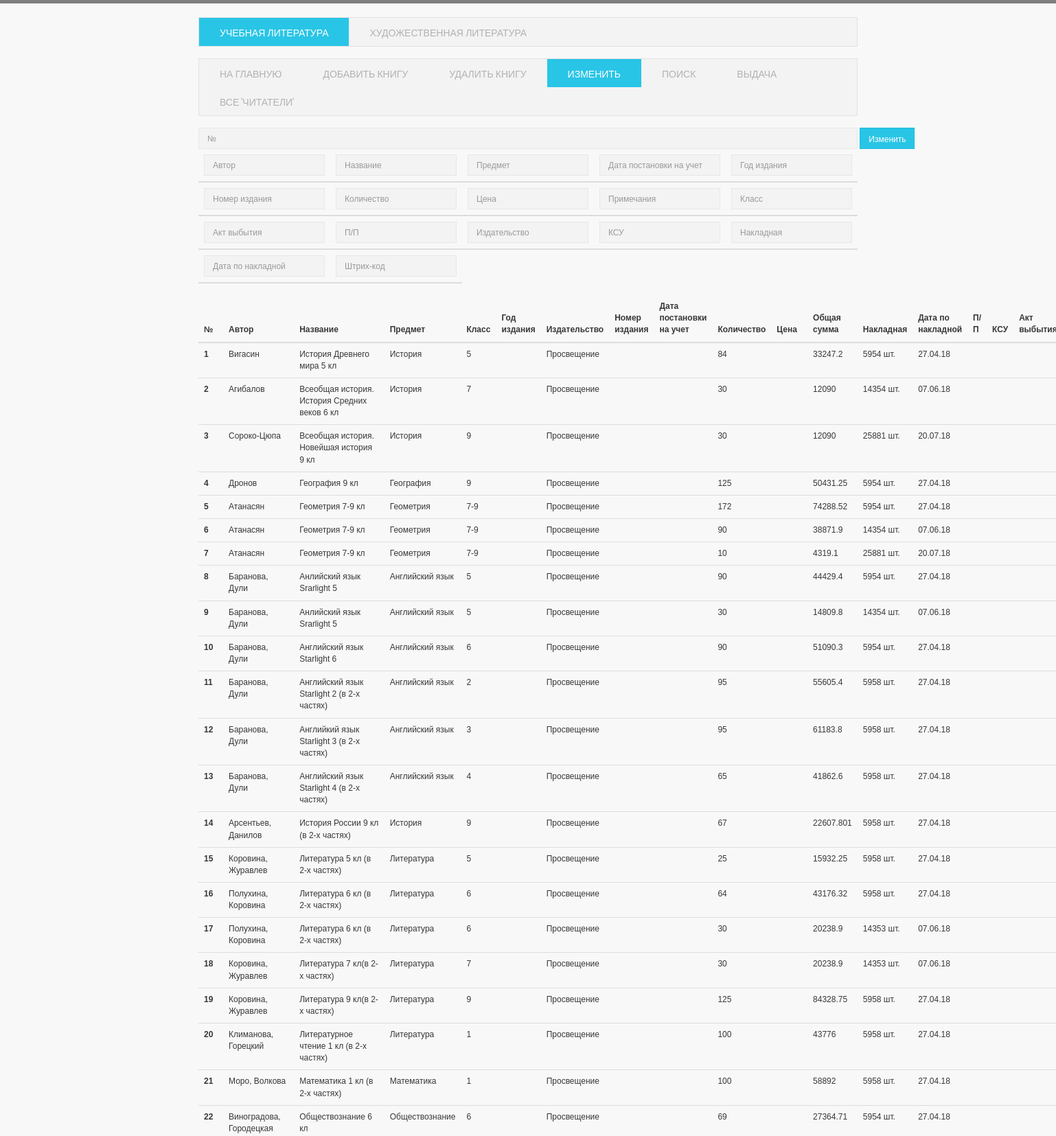
Screenshot of /change (upper part) with the database file from the repository.
### tables this page shows
CREATE TABLE books (id INTEGER PRIMARY KEY UNIQUE, author TEXT, name STRING, subject STRING, date STRING, yeartown STRING, number STRING, quantity INTEGER, price DECIMAL, notes TEXT, clas INTEGER, decomission BOOLEAN, numberinlist STRING, publisher STRING, sum DECIMAL, set_1 STRING, consignment STRING, code INTEGER, datecon STRING);

### app.py (the view)
@app.route("/change", methods=["GET"])
def change():
    global changing, database
    con = sqlite3.connect(database)
    cursoro = con.cursor()
    changing = cursoro.execute('SELECT * FROM books').fetchall()
    con.commit()
    con.close()
    return render_template("change.html", changing=changing, db=database)

### templates/change.html (shortened to what this page needs)
{% extends 'base.html' %}
{% block content %}
<div class="wrapper container">
    <nav class="navbar navbar-default">
        <ul class="nav navbar-nav">
            {% if db == 'BD1.db'%}
            <li><a href="/db_ucheb">Учебная литература</a></li>
            <li class="active"><a href="/db_hudoz">Художественная литература</a></li>
            {% else %}
            <li class="active"><a href="/db_ucheb">Учебная литература</a></li>
            <li><a href="/db_hudoz">Художественная литература</a></li>
            {% endif %}
        </ul>
    </nav>
    <nav class="navbar navbar-default">
        <ul class="nav navbar-nav">
            <li><a href="/index">На главную</a></li>
            <li><a href="/addbook">Добавить книгу</a></li>
            <li><a href="/deletebook">Удалить книгу</a></li>
            <li class="active"><a href="/change">Изменить</a></li>
            <li><a href="/find">Поиск</a></li>
            <li><a href="/giving">Выдача</a></li>
            <li><a href="/all_users">Все 'читатели'</a></li>
        </ul>
    </nav>
    <form name="search" action="/change_it" method="post" class="form-inline form-search pull-right">
        <table class="table table-hover">
            <thead>
            <tr>
                <th><label class="sr-only" for="searchInput0">Автор</label>
                    <input class="form-control" id="searchInput0" type="text" name="author" placeholder="Автор"></th>
                <th><label class="sr-only" for="searchInput1">Название</label>
                    <input class="form-control" id="searchInput1" type="text" name="name" placeholder="Название"></th>
                <th><label class="sr-only" for="searchInput2">Предмет</label>
                    <input class="form-control" id="searchInput2" type="text" name="subject" placeholder="Предмет"></th>
                <th><label class="sr-only" for="searchInput3">Дата постановки на учет</label>
                    <input class="form-control" id="searchInput3" type="text" name="date"
                           placeholder="Дата постановки на учет"></th>
                <th><label class="sr-only" for="searchInput4">Год издания</label>
                    <input class="form-control" id="searchInput4" type="text" name="yeartown" placeholder="Год издания">
                </th>
            </tr>
            <tr>
                <th><label class="sr-only" for="searchInput5">Номер издания</label>
                    <input class="form-control" id="searchInput5" type="text" name="number" placeholder="Номер издания">
                </th>
                <th><label class="sr-only" for="searchInput6">Количество</label>
                    <input class="form-control" id="searchInput6" type="number" name="quantity"
                           placeholder="Количество"></th>
                <th><label class="sr-only" for="searchInput7">Цена</label>
                    <input class="form-control" id="searchInput7" type="text" name="price" placeholder="Цена"></th>
                <th><label class="sr-only" for="searchInput8">Примечания</label>
                    <input class="form-control" id="searchInput8" type="text" name="notes" placeholder="Примечания">
                </th>
                <th><label class="sr-only" for="searchInput9">Класс</label>
                    <input class="form-control" id="searchInput9" type="text" name="clas" placeholder="Класс"></th>
            </tr>
            <tr>
                <th><label class="sr-only" for="searchInput10">Акт выбытия</label>
                    <input class="form-control" id="searchInput10" type="text" name="decomission"
                           placeholder="Акт выбытия"></th>
                <th><label class="sr-only" for="searchInput11">П/П</label>
                    <input class="form-control" id="searchInput11" type="text" name="numberinlist" placeholder="П/П">
                </th>
                <th><label class="sr-only" for="searchInput12">Издательство</label>
                    <input class="form-control" id="searchInput12" type="text" name="publisher"
                           placeholder="Издательство"></th>
                <th><label class="sr-only" for="searchInput13">КСУ</label>
                    <input class="form-control" id="searchInput13" type="text" name="set_1" placeholder="КСУ"></th>
                <th><label class="sr-only" for="searchInput14">Накладная</label>
                    <input class="form-control" id="searchInput14" type="text" name="consignment"
                           placeholder="Накладная"></th>
            </tr>
            <tr>
                <th><label class="sr-only" for="searchInput18">Дата по накладной</label>
                    <input class="form-control" id="searchInput18" type="text" name="datecon" placeholder="Дата по накладной"></th>
                <th><label class="sr-only" for="searchInput17">Штрих-код</label>
                    <input class="form-control" id="searchInput17" type="text" name="code"
                           placeholder="Штрих-код"></th>
            </tr>
            <div class="input-group-btn">
                <input class="form-control" id="searchInput15" type="text" name="id" placeholder="№">
                <button type="submit" class="btn btn-primary">Изменить</button>
            </div>
            </thead>
        </table>
    </form>
    <p>
    <table class="table table-hover">
        <thead>
        <tr>
            <th>№</th>
            <th>Автор</th>
            <th>Название</th>
            <th>Предмет</th>
            <th>Класс</th>
            <th>Год издания</th>
            <th>Издательство</th>
            <th>Номер издания</th>
            <th>Дата постановки на учет</th>
            <th>Количество</th>
            <th>Цена</th>
            <th>Общая сумма</th>
            <th>Накладная</th>
            <th>Дата по накладной</th>
            <th>П/П</th>
            <th>КСУ</th>
            <th>Акт выбытия</th>
        </tr>
        </thead>
        <tbody>
        {%for message in changing %}
        <tr>
            <th scope="row">{{message[0]}}</th>
            <td>{{message[1]}}</td>
            <td>{{message[2]}}</td>
            <td>{{message[3]}}</td>
            <td>{{message[10]}}</td>
            <td>{{message[5]}}</td>
            <td>{{message[13]}}</td>
            <td>{{message[6]}}</td>
            <td>{{message[4]}}</td>
            <td>{{message[7]}}</td>
            <td>{{message[8]}}</td>
            <td>{{message[14]}}</td>
            <td>{{message[16]}}</td>
            <td>{{message[18]}}</td>
            <td>{{message[12]}}</td>
            <td>{{message[15]}}</td>
            <td>{{message[11]}}</td>
        </tr>
        {% endfor %}
        </tbody>
    </table>
</div>
{% endblock %}

### templates/base.html (style rules this page uses)
table { color: #373737; }
a { color: #1E1E5A; }
input, select, textarea { color: #373737; }
input::placeholder { color: green; }

### rows the page displays
books: id "1", author "Вигасин", name "История Древнего мира 5 кл", subject "История", clas "5", publisher "Просвещение", quantity "84", sum "33247.2", consignment "5954 шт.", datecon "27.04.18"
books: id "2", author "Агибалов", name "Всеобщая история. История Средних веков 6 кл", subject "История", clas "7", publisher "Просвещение", quantity "30", sum "12090", consignment "14354 шт.", datecon "07.06.18"
books: id "3", author "Сороко-Цюпа", name "Всеобщая история. Новейшая история 9 кл", subject "История", clas "9", publisher "Просвещение", quantity "30", sum "12090", consignment "25881 шт.", datecon "20.07.18"
books: id "4", author "Дронов", name "География 9 кл", subject "География", clas "9", publisher "Просвещение", quantity "125", sum "50431.25", consignment "5954 шт.", datecon "27.04.18"
books: id "5", author "Атанасян", name "Геометрия 7-9 кл", subject "Геометрия", clas "7-9", publisher "Просвещение", quantity "172", sum "74288.52", consignment "5954 шт.", datecon "27.04.18"
books: id "6", author "Атанасян", name "Геометрия 7-9 кл", subject "Геометрия", clas "7-9", publisher "Просвещение", quantity "90", sum "38871.9", consignment "14354 шт.", datecon "07.06.18"
books: id "7", author "Атанасян", name "Геометрия 7-9 кл", subject "Геометрия", clas "7-9", publisher "Просвещение", quantity "10", sum "4319.1", consignment "25881 шт.", datecon "20.07.18"
books: id "8", author "Баранова, Дули", name "Анлийский язык Srarlight 5", subject "Английский язык", clas "5", publisher "Просвещение", quantity "90", sum "44429.4", consignment "5954 шт.", datecon "27.04.18"
books: id "9", author "Баранова, Дули", name "Анлийский язык Srarlight 5", subject "Английский язык", clas "5", publisher "Просвещение", quantity "30", sum "14809.8", consignment "14354 шт.", datecon "07.06.18"
books: id "10", author "Баранова, Дули", name "Английский язык Starlight 6", subject "Английский язык", clas "6", publisher "Просвещение", quantity "90", sum "51090.3", consignment "5954 шт.", datecon "27.04.18"
books: id "11", author "Баранова, Дули", name "Английский язык Starlight 2 (в 2-х частях)", subject "Английский язык", clas "2", publisher "Просвещение", quantity "95", sum "55605.4", consignment "5958 шт.", datecon "27.04.18"
books: id "12", author "Баранова, Дули", name "Английкий язык Starlight 3 (в 2-х частях)", subject "Английский язык", clas "3", publisher "Просвещение", quantity "95", sum "61183.8", consignment "5958 шт.", datecon "27.04.18"
books: id "13", author "Баранова, Дули", name "Английский язык Starlight 4 (в 2-х частях)", subject "Английский язык", clas "4", publisher "Просвещение", quantity "65", sum "41862.6", consignment "5958 шт.", datecon "27.04.18"
books: id "14", author "Арсентьев, Данилов", name "История России 9 кл (в 2-х частях)", subject "История", clas "9", publisher "Просвещение", quantity "67", sum "22607.801", consignment "5958 шт.", datecon "27.04.18"
books: id "15", author "Коровина, Журавлев", name "Литература 5 кл (в 2-х частях)", subject "Литература", clas "5", publisher "Просвещение", quantity "25", sum "15932.25", consignment "5958 шт.", datecon "27.04.18"
books: id "16", author "Полухина, Коровина", name "Литература 6 кл (в 2-х частях)", subject "Литература", clas "6", publisher "Просвещение", quantity "64", sum "43176.32", consignment "5958 шт.", datecon "27.04.18"
books: id "17", author "Полухина, Коровина", name "Литература 6 кл (в 2-х частях)", subject "Литература", clas "6", publisher "Просвещение", quantity "30", sum "20238.9", consignment "14353 шт.", datecon "07.06.18"
books: id "18", author "Коровина, Журавлев", name "Литература 7 кл(в 2-х частях)", subject "Литература", clas "7", publisher "Просвещение", quantity "30", sum "20238.9", consignment "14353 шт.", datecon "07.06.18"
books: id "19", author "Коровина, Журавлев", name "Литература 9 кл(в 2-х частях)", subject "Литература", clas "9", publisher "Просвещение", quantity "125", sum "84328.75", consignment "5958 шт.", datecon "27.04.18"
books: id "20", author "Климанова, Горецкий", name "Литературное чтение 1 кл (в 2-х частях)", subject "Литература", clas "1", publisher "Просвещение", quantity "100", sum "43776", consignment "5958 шт.", datecon "27.04.18"
books: id "21", author "Моро, Волкова", name "Математика 1 кл (в 2-х частях)", subject "Математика", clas "1", publisher "Просвещение", quantity "100", sum "58892", consignment "5958 шт.", datecon "27.04.18"
books: id "22", author "Виноградова, Городецкая", name "Обществознание 6 кл", subject "Обществознание", clas "6", publisher "Просвещение", quantity "69", sum "27364.71", consignment "5954 шт.", datecon "27.04.18"
